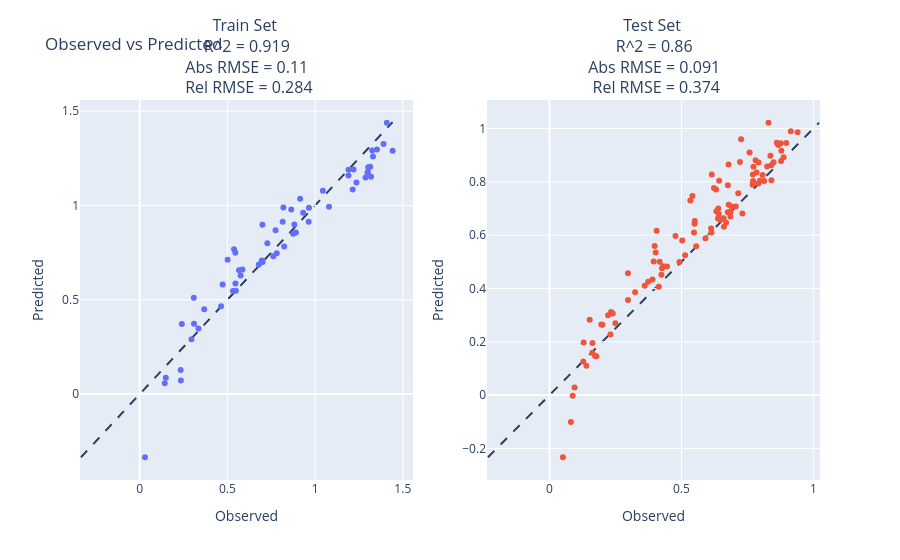

The code cell stored with this chart in its notebook:
### Markdown cell above
## Transfer learning over tasks A and B with one-hot encoding

Now we add a task descriptor: a column `Task:B` that is 1 for task B experiments and 0 for task A experiments. The model can use this column to correct for the systematic difference between the processes.

### Code cell
# Define Pipeline
pscaler = StandardScaler(with_mean=USE_NORM,with_std=USE_NORM)
pls_bwu = PLSRegression(n_components=N_LV)
pipe = Pipeline([('scaler', pscaler), ('pls', pls_bwu)])
# Train PLS model
y = pd.concat([B_tar,A_tar])
X = pd.concat([preprocess_bwu(B_bwu, B_doe, USE_DAYS, REMOVE_VARS),preprocess_bwu(A_bwu, A_doe, USE_DAYS, REMOVE_VARS)],axis=0)
X['Task:B'] = np.concatenate((np.repeat(1,len(B_tar)),np.repeat(0,len(A_tar))),axis=None)
X_columns = X.columns
print(len(X_columns), "input columns:", list(X_columns))
pipe.fit(X,y)

# Make predictions
yhat = pipe.predict(X)
X_test = preprocess_bwu(B_bwu_test, B_doe_test, USE_DAYS, REMOVE_VARS)
X_test['Task:B'] = np.repeat(1,len(B_tar_test))
y_test = B_tar_test
yhat_test = pipe.predict(X_test)

# Calculate the relative test error for the comparison at the end
scen_3 = round(root_mean_squared_error(y_test, yhat_test) / np.std(np.array(y_test)), 3)
# Plot observed vs predicted with error metrics (R2, absolute and relative RMSE)
plothelpers.observed_vs_predicted(y, yhat, y_test, yhat_test)

### Figure 1 — Plotly figure (JSON) as saved in the notebook; plotly's stock layout.template omitted (floating-point values rounded to 4 significant figures)
{"data": [{"mode": "markers", "name": "Train Set", "type": "scatter", "x": [0.7006, 0.6963, 0.7812, 0.5857, 0.1487, 0.6793, 0.5483, 0.7615, 0.5755, 0.5321, 1.319, 0.4637, 0.7748, 1.442, 0.5013, 0.5379, 0.3098, 0.6997, 0.5662, 0.8903, 0.7277, 0.965, 1.288, 1.33, 1.044, 1.079, 1.314, 1.191, 0.5454, 0.3679, 1.219, 0.03012, 1.353, 0.4728, 1.191, 0.8238, 0.8818, 1.303, 0.8745, 1.301, 0.2337, 0.143, 1.409, 0.2347, 0.2951, 0.8639, 1.236, 0.335, 0.2401, 0.8191, 0.815, 1.214, 1.326, 1.39, 0.5458, 0.9149, 0.9635, 1.299, 0.3084, 0.9318], "xaxis": "x", "y": [0.6998, 0.7087, 0.7469, 0.6609, 0.08691, 0.6865, 0.5475, 0.7311, 0.6284, 0.546, 1.153, 0.4653, 0.8689, 1.289, 0.7122, 0.7683, 0.3728, 0.8972, 0.6565, 0.8564, 0.8001, 0.9877, 1.148, 1.259, 1.078, 0.9928, 1.205, 1.189, 0.7489, 0.4492, 1.19, -0.3346, 1.296, 0.5804, 1.159, 0.7818, 0.8996, 1.203, 0.8504, 1.178, 0.1274, 0.05716, 1.438, 0.07158, 0.2906, 0.9783, 1.122, 0.3471, 0.3717, 0.9891, 0.9138, 1.084, 1.291, 1.326, 0.586, 1.035, 0.9138, 1.174, 0.5106, 0.9614], "yaxis": "y"}, {"mode": "markers", "name": "Test Set", "type": "scatter", "x": [0.8136, 0.2219, 0.2973, 0.4243, 0.5497, 0.6151, 0.7913, 0.5336, 0.7715, 0.4175, 0.6903, 0.6762, 0.6868, 0.8768, 0.2308, 0.5476, 0.6856, 0.8614, 0.09491, 0.3741, 0.9404, 0.5508, 0.8779, 0.2397, 0.643, 0.7812, 0.5418, 0.1963, 0.8875, 0.6326, 0.7708, 0.6399, 0.08099, 0.6416, 0.6387, 0.6611, 0.8411, 0.4307, 0.8405, 0.1776, 0.7846, 0.7698, 0.2332, 0.7729, 0.3948, 0.406, 0.5559, 0.4142, 0.6598, 0.7973, 0.1628, 0.647, 0.3244, 0.1522, 0.1726, 0.7312, 0.6791, 0.7155, 0.3983, 0.4025, 0.8301, 0.867, 0.0878, 0.9147, 0.7063, 0.3904, 0.6758, 0.1396, 0.7712, 0.5912, 0.4775, 0.5032, 0.6313, 0.2974, 0.7218, 0.6125, 0.879, 0.7584, 0.6694, 0.8977, 0.128, 0.2497, 0.514, 0.1625, 0.6786, 0.4926, 0.05069, 0.8495, 0.614, 0.7924, 0.4261, 0.6233, 0.8373, 0.8077, 0.2005, 0.7263, 0.8248, 0.1292, 0.3606, 0.4451], "xaxis": "x2", "y": [0.8035, 0.299, 0.3565, 0.4514, 0.6428, 0.8272, 0.7936, 0.7298, 0.8028, 0.5002, 0.7071, 0.7872, 0.6883, 0.9447, 0.2271, 0.61, 0.6702, 0.9469, 0.02833, 0.4249, 0.9861, 0.6532, 0.8782, 0.3059, 0.8043, 0.881, 0.7467, 0.2643, 0.8925, 0.6895, 0.827, 0.6995, -0.1011, 0.6793, 0.6621, 0.6316, 0.8059, 0.4832, 0.8619, 0.1457, 0.835, 0.7889, 0.3119, 0.8563, 0.5013, 0.616, 0.5584, 0.4062, 0.6634, 0.8041, 0.1953, 0.6579, 0.3858, 0.2821, 0.1468, 0.6813, 0.7136, 0.7571, 0.5591, 0.5345, 1.022, 0.9383, -0.002981, 0.99, 0.7069, 0.434, 0.6859, 0.1098, 0.7936, 0.5884, 0.5969, 0.5802, 0.7713, 0.4572, 0.8739, 0.6247, 0.9163, 0.9095, 0.646, 0.946, 0.1263, 0.2695, 0.5248, 0.1592, 0.8649, 0.4992, -0.2333, 0.873, 0.6098, 0.8724, 0.4754, 0.7767, 0.8977, 0.8257, 0.2638, 0.9595, 0.8577, 0.1976, 0.4105, 0.4821], "yaxis": "y2"}], "layout": {"annotations": [{"font": {"size": 16}, "showarrow": false, "text": "Train Set <br> R^2 = 0.919 <br> Abs RMSE = 0.11 <br> Rel RMSE = 0.284", "x": 0.225, "xanchor": "center", "xref": "paper", "y": 1.0, "yanchor": "bottom", "yref": "paper"}, {"font": {"size": 16}, "showarrow": false, "text": "Test Set <br> R^2 = 0.86 <br> Abs RMSE = 0.091 <br> Rel RMSE = 0.374", "x": 0.775, "xanchor": "center", "xref": "paper", "y": 1.0, "yanchor": "bottom", "yref": "paper"}], "shapes": [{"layer": "below", "line": {"dash": "dash"}, "type": "line", "x0": -0.3346, "x1": 1.442, "xref": "x", "y0": -0.3346, "y1": 1.442, "yref": "y"}, {"layer": "below", "line": {"dash": "dash"}, "type": "line", "x0": -0.2333, "x1": 1.022, "xref": "x2", "y0": -0.2333, "y1": 1.022, "yref": "y2"}], "showlegend": false, "title": {"text": "Observed vs Predicted"}, "xaxis": {"anchor": "y", "domain": [0.0, 0.45], "title": {"text": "Observed"}}, "xaxis2": {"anchor": "y2", "domain": [0.55, 1.0], "title": {"text": "Observed"}}, "yaxis": {"anchor": "x", "domain": [0.0, 1.0], "title": {"text": "Predicted"}}, "yaxis2": {"anchor": "x2", "domain": [0.0, 1.0], "title": {"text": "Predicted"}}}}
